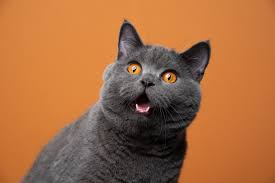
#> input picture classWork4/FreQuency/cat.jpg, 275 x 183 px, found by its file name
$ python input.py
#> lines starting #> are read from the running program, lines starting #| are printed output that depends on the picture
import cv2
import numpy as np

# Load the image in grayscale
image_path = 'C:\\Users\\us\\Documents\\Python\\ClassWork4\\FreQuency\\cat.jpg'  # Replace with the actual path to your image
image = cv2.imread(image_path, cv2.IMREAD_GRAYSCALE)
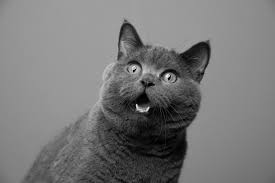
#> image: shape (183, 275); min 0, max 244, mean 120.1

# Perform the Fourier Transform (FFT)
fft_result = np.fft.fft2(image)

# Shift the zero frequency component to the center of the spectrum
fft_result_shifted = np.fft.fftshift(fft_result)

# Compute the magnitude spectrum (amplitude) for visualization
magnitude_spectrum = np.abs(fft_result_shifted)

# Normalize the magnitude spectrum to 8-bit grayscale range (0 to 255)
magnitude_spectrum = (magnitude_spectrum / np.max(magnitude_spectrum)) * 255
magnitude_spectrum = magnitude_spectrum.astype(np.uint8)

# Save the magnitude spectrum as a grayscale image
output_path = 'magnitude_spectrum.jpg'  # Replace with the desired output path and filename
cv2.imwrite(output_path, magnitude_spectrum)

print("Magnitude spectrum saved as", output_path)
